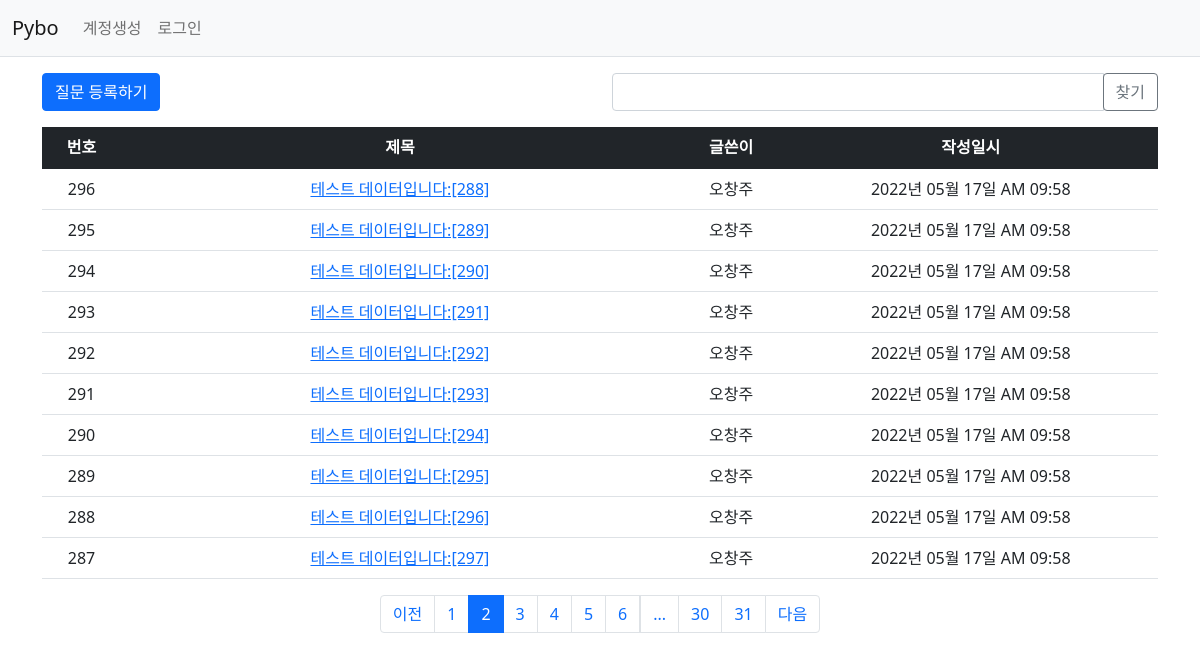
/question/list/?page=2, run on the app's committed database.
### pybo/models.py (models this page shows)
class Question(db.Model):
    id = db.Column(db.Integer, primary_key=True)
    subject = db.Column(db.String(200), nullable=False)
    content = db.Column(db.Text(), nullable=False)
    create_date = db.Column(db.DateTime(), nullable=False)
    user_id = db.Column(db.Integer, db.ForeignKey('user.id', ondelete='CASCADE'), nullable=False)
    user = db.relationship('User', backref=db.backref('question_set'))
    modify_date = db.Column(db.DateTime(), nullable=True)
    voter = db.relationship('User', secondary=question_voter, backref=db.backref('question_voter_set'))

class User(db.Model):
    id = db.Column(db.Integer, primary_key=True)
    username = db.Column(db.String(150), unique=True, nullable=False)
    password = db.Column(db.String(200), nullable=False)
    email = db.Column(db.String(120), unique=True, nullable=False)

### pybo/views/question_views.py (the view, shortened to what this page needs)
@bp.route('/list/')
def _list():
    page = request.args.get('page', type=int, default=1)
    kw = request.args.get('kw', type=str, default='')
    question_list = Question.query.order_by(Question.create_date.desc())
    question_list = question_list.paginate(page, per_page=10)
    return render_template('question/question_list.html', question_list=question_list, page=page, kw=kw)

### pybo/filter.py (called while the page is built)
def format_datetime(value, fmt='%Y년 %m월 %d일 %p %I:%M'):
    return value.strftime(fmt)

### pybo/views/auth_views.py (called while the page is built)
@bp.before_app_request
def load_logged_in_user():
    user_id = session.get('user_id')
    if user_id is None:
        g.user = None
    else:
        g.user = User.query.get(user_id)

### pybo/templates/question/question_list.html (shortened to what this page needs)
{% extends 'base.html' %}
{% block content %}
<div class="container my-3">
    <div class="row my-3">
        <div class="col-6">
            <a href="{{ url_for('question.create') }}" class="btn btn-primary">질문 등록하기</a>
        </div>
        <div class="col-6">
            <div class="input-group">
                <input type="text" id="search_kw" class="form-control" value="{{kw or '' }}">
                <div class="input-group-append">
                    <button class="btn btn-outline-secondary" type="button" id="btn_search">찾기</button>
                </div>
            </div>
        </div>
    </div>
    <table class="table">
        <thead>
        <tr class="text-center table-dark">
            <th>번호</th>
            <th style="width:50%">제목</th>
            <th>글쓴이</th>
            <th>작성일시</th>
        </tr>
        </thead>
        <tbody>
        {% if question_list %}
        {% for question in question_list.items %}
        <tr class = "text-center">
            <td>{{ question_list.total - ((question_list.page-1) * question_list.per_page) - loop.index0}}</td>
            <td class="text-center">
                <a href="{{ url_for('question.detail', question_id=question.id) }}">{{ question.subject }}</a>
            </td>
            <td>{{ question.user.username }}</td>
            <td>{{ question.create_date|datetime }}</td>
        </tr>
        {% endfor %}
        {% else %}
        <tr>
            <td colspan="3">질문이 없습니다.</td>
        </tr>
        {% endif %}
        </tbody>
    </table>
    <ul class="pagination justify-content-center">
        {% if question_list.has_prev %}
        <li class="page-item">
            <a class="page-link" href="?page={{ question_list.prev_num }}" href="javascrip:void(0)">이전</a>
        </li>
        {% else %}
        <li class="page-item disabled">
            <a class="page-link" tabindex="-1" aria-disabled="true" href="javascript:void(0)">이전</a>
        </li>
        {% endif %}
        {% for page_num in question_list.iter_pages() %}
        {% if page_num %}
        {% if page_num != question_list.page %}
        <li class="page-item">
            <a class="page-link" href="?page={{ page_num }}" href="javascript:void(0)">{{ page_num }} </a>
        </li>
        {% else %}
        <li class="page-item active" aria-current="page">
            <a class="page-link" href="javascript:void(0)">{{ page_num }}</a>
        </li>
        {% endif %}
        {% else %}
        <li class="disabled">
            <a class="page-link" href="javascript:void(0)">...</a>
        </li>
        {% endif %}
        {% endfor %}
        {% if question_list.has_next %}
        <li class="page-item">
            <a class="page-link" href="?page={{ question_list.next_num }}" href="javascript:void(0)">다음</a>
        </li>
        {% else %}
        <li class="page-item disabled">
            <a class="page-link" tabindex="-1" aria-disabled="true" href="javascript:void(0)">다음</a>
        </li>
        {% endif %}
    </ul>
</div>
{% endblock %}

### data on the page
Question: total "296", subject "테스트 데이터입니다:[288]", user.username "오창주", create_date "2022년 05월 17일 AM 09:58"
Question: id "295", subject "테스트 데이터입니다:[289]", user.username "오창주", create_date "2022년 05월 17일 AM 09:58"
Question: total "294", subject "테스트 데이터입니다:[290]", user.username "오창주", create_date "2022년 05월 17일 AM 09:58"
Question: total "293", subject "테스트 데이터입니다:[291]", user.username "오창주", create_date "2022년 05월 17일 AM 09:58"
Question: total "292", subject "테스트 데이터입니다:[292]", user.username "오창주", create_date "2022년 05월 17일 AM 09:58"
Question: total "291", subject "테스트 데이터입니다:[293]", user.username "오창주", create_date "2022년 05월 17일 AM 09:58"
Question: total "290", subject "테스트 데이터입니다:[294]", user.username "오창주", create_date "2022년 05월 17일 AM 09:58"
Question: total "289", subject "테스트 데이터입니다:[295]", user.username "오창주", create_date "2022년 05월 17일 AM 09:58"
Question: total "288", subject "테스트 데이터입니다:[296]", user.username "오창주", create_date "2022년 05월 17일 AM 09:58"
Question: total "287", subject "테스트 데이터입니다:[297]", user.username "오창주", create_date "2022년 05월 17일 AM 09:58"

### other printed values
{{ page_num }} "1" "3" "4" "5" "6" "30" "31"
{{ page_num }} "2"
